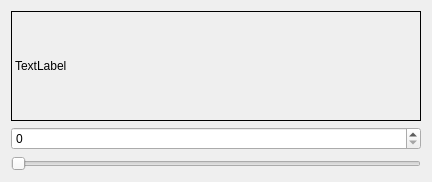
<?xml version="1.0" encoding="UTF-8"?>
<ui version="4.0">
 <class>MyProgressBar</class>
 <widget class="QWidget" name="MyProgressBar">
  <property name="geometry">
   <rect>
    <x>0</x>
    <y>0</y>
    <width>432</width>
    <height>182</height>
   </rect>
  </property>
  <property name="windowTitle">
   <string>Form</string>
  </property>
  <layout class="QVBoxLayout" name="verticalLayout">
   <item>
    <widget class="MyLabel" name="label">
     <property name="frameShape">
      <enum>QFrame::Box</enum>
     </property>
     <property name="text">
      <string>TextLabel</string>
     </property>
    </widget>
   </item>
   <item>
    <widget class="QSpinBox" name="spinBox"/>
   </item>
   <item>
    <widget class="QSlider" name="horizontalSlider">
     <property name="orientation">
      <enum>Qt::Horizontal</enum>
     </property>
    </widget>
   </item>
  </layout>
 </widget>
 <customwidgets>
  <customwidget>
   <class>MyLabel</class>
   <extends>QLabel</extends>
   <header location="global">mylabel.h</header>
  </customwidget>
 </customwidgets>
 <resources/>
 <connections/>
</ui>
